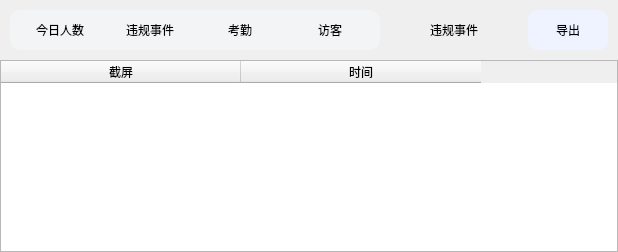
        <widget class="QWidget" name="page_2">
         <layout class="QVBoxLayout" name="verticalLayout_8" stretch="1,8">
          <property name="spacing">
           <number>0</number>
          </property>
          <property name="leftMargin">
           <number>0</number>
          </property>
          <property name="topMargin">
           <number>0</number>
          </property>
          <property name="rightMargin">
           <number>0</number>
          </property>
          <property name="bottomMargin">
           <number>0</number>
          </property>
          <item>
           <widget class="QWidget" name="widget_2" native="true">
            <layout class="QHBoxLayout" name="horizontalLayout_5" stretch="4,4,1">
             <property name="spacing">
              <number>50</number>
             </property>
             <property name="leftMargin">
              <number>10</number>
             </property>
             <property name="topMargin">
              <number>10</number>
             </property>
             <property name="rightMargin">
              <number>10</number>
             </property>
             <property name="bottomMargin">
              <number>10</number>
             </property>
             <item>
              <widget class="QWidget" name="button_widget_2" native="true">
               <property name="styleSheet">
                <string notr="true">background-color: rgb(242, 244, 245);
border-radius: 10px;</string>
               </property>
               <layout class="QHBoxLayout" name="horizontalLayout_6">
                <property name="spacing">
                 <number>10</number>
                </property>
                <property name="leftMargin">
                 <number>10</number>
                </property>
                <property name="topMargin">
                 <number>0</number>
                </property>
                <property name="rightMargin">
                 <number>10</number>
                </property>
                <property name="bottomMargin">
                 <number>0</number>
                </property>
                <item>
                 <widget class="QPushButton" name="today_count_button_2">
                  <property name="sizePolicy">
                   <sizepolicy hsizetype="Minimum" vsizetype="Fixed">
                    <horstretch>0</horstretch>
                    <verstretch>0</verstretch>
                   </sizepolicy>
                  </property>
                  <property name="minimumSize">
                   <size>
                    <width>80</width>
                    <height>40</height>
                   </size>
                  </property>
                  <property name="styleSheet">
                   <string notr="true">QPushButton
{	border-radius: 10px;
	font: 12pt &quot;黑体&quot;; 
    color:black;
}
/*按钮停留态*/
QPushButton:hover
{	border-radius: 10px;
    color:rgb(27 , 39 , 246);
	background-color:rgb(255 , 255 , 255);
}

/*按钮按下态*/
QPushButton:pressed
{ 	border-radius: 10px;
    background-color:rgb(238 , 243 , 255);
    /*左内边距为3像素，让按下时字向右移动3像素*/  
    padding-left:3px;
    /*上内边距为3像素，让按下时字向下移动3像素*/  
    padding-top:3px;
}</string>
                  </property>
                  <property name="text">
                   <string>今日人数</string>
                  </property>
                 </widget>
                </item>
                <item>
                 <widget class="QPushButton" name="breach_event_button_2">
                  <property name="minimumSize">
                   <size>
                    <width>80</width>
                    <height>40</height>
                   </size>
                  </property>
                  <property name="styleSheet">
                   <string notr="true">QPushButton
{	border-radius: 10px;
	font: 12pt &quot;黑体&quot;; 
    color:black;
}
/*按钮停留态*/
QPushButton:hover
{	border-radius: 10px;
    color:rgb(27 , 39 , 246);
	background-color:rgb(255 , 255 , 255);
}

/*按钮按下态*/
QPushButton:pressed
{ 	border-radius: 10px;
    background-color:rgb(238 , 243 , 255);
    /*左内边距为3像素，让按下时字向右移动3像素*/  
    padding-left:3px;
    /*上内边距为3像素，让按下时字向下移动3像素*/  
    padding-top:3px;
}</string>
                  </property>
                  <property name="text">
                   <string>违规事件</string>
                  </property>
                 </widget>
                </item>
                <item>
                 <widget class="QPushButton" name="attendance_button_2">
                  <property name="minimumSize">
                   <size>
                    <width>80</width>
                    <height>40</height>
                   </size>
                  </property>
                  <property name="styleSheet">
                   <string notr="true">QPushButton
{	border-radius: 10px;
	font: 12pt &quot;黑体&quot;; 
    color:black;
}
/*按钮停留态*/
QPushButton:hover
{	border-radius: 10px;
    color:rgb(27 , 39 , 246);
	background-color:rgb(255 , 255 , 255);
}

/*按钮按下态*/
QPushButton:pressed
{ 	border-radius: 10px;
    background-color:rgb(238 , 243 , 255);
    /*左内边距为3像素，让按下时字向右移动3像素*/  
    padding-left:3px;
    /*上内边距为3像素，让按下时字向下移动3像素*/  
    padding-top:3px;
}</string>
                  </property>
                  <property name="text">
                   <string>考勤</string>
                  </property>
                 </widget>
                </item>
                <item>
                 <widget class="QPushButton" name="visitors_button_2">
                  <property name="minimumSize">
                   <size>
                    <width>80</width>
                    <height>40</height>
                   </size>
                  </property>
                  <property name="styleSheet">
                   <string notr="true">QPushButton
{	border-radius: 10px;
	font: 12pt &quot;黑体&quot;; 
    color:black;
}
/*按钮停留态*/
QPushButton:hover
{	border-radius: 10px;
    color:rgb(27 , 39 , 246);
	background-color:rgb(255 , 255 , 255);
}

/*按钮按下态*/
QPushButton:pressed
{ 	border-radius: 10px;
    background-color:rgb(238 , 243 , 255);
    /*左内边距为3像素，让按下时字向右移动3像素*/  
    padding-left:3px;
    /*上内边距为3像素，让按下时字向下移动3像素*/  
    padding-top:3px;
}</string>
                  </property>
                  <property name="text">
                   <string>访客</string>
                  </property>
                 </widget>
                </item>
               </layout>
              </widget>
             </item>
             <item>
              <widget class="QLabel" name="breach_event_label">
               <property name="styleSheet">
                <string notr="true">font: 12pt &quot;黑体&quot;;</string>
               </property>
               <property name="text">
                <string>违规事件</string>
               </property>
              </widget>
             </item>
             <item>
              <widget class="QPushButton" name="export_button_2">
               <property name="minimumSize">
                <size>
                 <width>80</width>
                 <height>40</height>
                </size>
               </property>
               <property name="styleSheet">
                <string notr="true">QPushButton
{	border-radius: 10px;
	font: 12pt &quot;黑体&quot;; 
    color:black;
	background-color: rgb(238 , 243 , 255);
}
/*按钮停留态*/
QPushButton:hover
{	border-radius: 10px;
    color:rgb(27 , 39 , 246);
	background-color:rgb(238 , 243 , 255);
}

/*按钮按下态*/
QPushButton:pressed
{ 	border-radius: 10px;
    background-color:rgb(238 , 243 , 255);
    /*左内边距为3像素，让按下时字向右移动3像素*/  
    padding-left:3px;
    /*上内边距为3像素，让按下时字向下移动3像素*/  
    padding-top:3px;
}</string>
               </property>
               <property name="text">
                <string>导出</string>
               </property>
              </widget>
             </item>
            </layout>
           </widget>
          </item>
          <item>
           <widget class="QTableWidget" name="tableWidget_2">
            <property name="styleSheet">
             <string notr="true">QTableWidget {
alternate-background-color: rgb(226, 226, 226);
}
</string>
            </property>
            <property name="alternatingRowColors">
             <bool>true</bool>
            </property>
            <property name="selectionMode">
             <enum>QAbstractItemView::NoSelection</enum>
            </property>
            <attribute name="horizontalHeaderDefaultSectionSize">
             <number>240</number>
            </attribute>
            <attribute name="horizontalHeaderMinimumSectionSize">
             <number>30</number>
            </attribute>
            <attribute name="verticalHeaderDefaultSectionSize">
             <number>180</number>
            </attribute>
            <column>
             <property name="text">
              <string>截屏</string>
             </property>
            </column>
            <column>
             <property name="text">
              <string>时间</string>
             </property>
            </column>
           </widget>
          </item>
         </layout>
        </widget>
